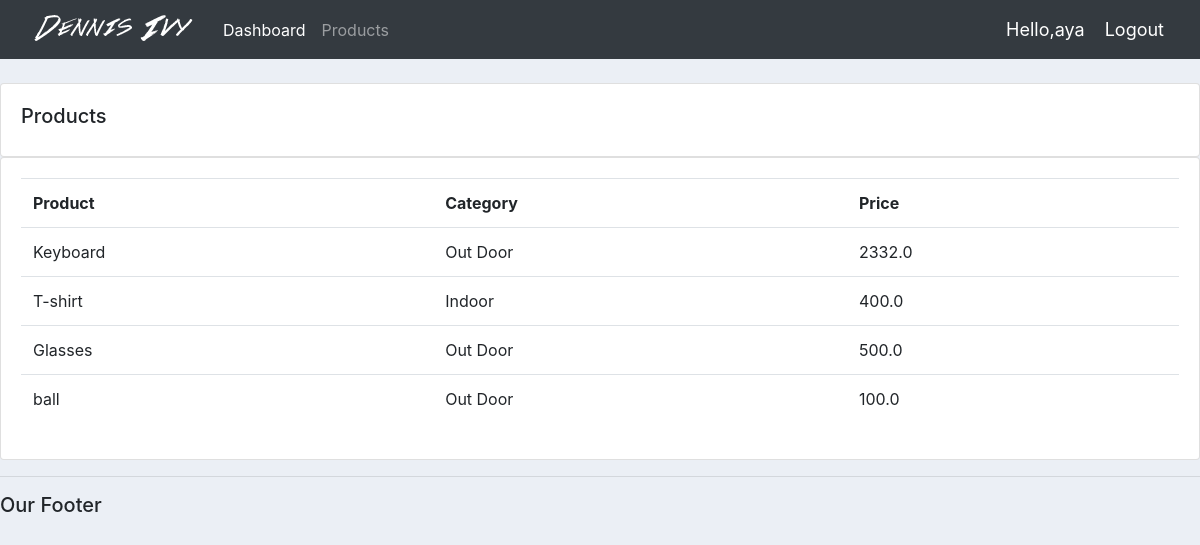
Screenshot of /products/ (signed in) with the database file from the repository.
### accounts/models.py (models this page shows)
class Products(models.Model):
    Category=(
        ('Indoor','Indoor'),
        ('Out Door','Out Door')
    )
    name=models.CharField(max_length=200,null=True)
    price=models.FloatField(null=True)
    category=models.CharField(choices=Category,max_length=200,null=True)
    description=models.CharField(max_length=200,null=True,blank=True)
    date_created=models.DateTimeField(auto_now_add=True)
    tag=models.ManyToManyField(Tag)
    def __str__(self):
        return self.name

### accounts/views.py (the view)
# urls.py: path('products/',views.products,name="products"),
@login_required(login_url='login')
def products(request):
    products=Products.objects.all()
    print(products)
    return render(request,'accounts/products.html',{'products':products})

### accounts/templates/accounts/products.html
{% extends 'accounts/main.html' %}
{% block content %}
<br>
		<div class="row">
			<div class="col-md">
				<div class="card card-body">
					<h5>Products</h5>
				</div>
				<div class="card card-body">
					<table class="table">
						<tr>
							<th>Product</th>
							<th>Category</th>
							<th>Price</th>
						</tr>
						{% for item in products %}
						     <tr>
								 <td>{{item.name}}</td>
								 <td>{{item.category}}</td>
								 <td>{{item.price}}</td>
						     </tr>
						{% endfor %}
					</table>
				</div>
			</div>
		</div>
{% endblock %}

### accounts/templates/accounts/navbar.html (shortened to what this page needs)
{% load static %}
<nav class="navbar navbar-expand-lg navbar-dark bg-dark">
  <img src="{% static 'images/logo.png'%}">
  <div class="collapse navbar-collapse" id="navbarNav">
    <ul class="navbar-nav">
      <li class="nav-item active">
        <a class="nav-link" href="#">Dashboard</span></a>
      </li>
      <li class="nav-item">
        <a class="nav-link" href="#">Products</a>
      </li>
    </ul>
  </div>
  <span class = "hello-msg">Hello,{{request.user}}</span>
  <span><a class ="hello-msg" href="{% url 'logout' %}">Logout</a></span>
</nav>

### static/css/main.css (style rules this page uses)
body { background-color: #ebeff5; }

### accounts/templates/accounts/navbar.html (style rules this page uses)
.hello-msg { font-size:18px; color:#fff; margin-right:20px; }

### rows the page displays
Products: name "Keyboard", category "Out Door", price "2332.0"
Products: name "T-shirt", category "Indoor", price "400.0"
Products: name "Glasses", category "Out Door", price "500.0"
Products: name "ball", category "Out Door", price "100.0"

### other values shown
{{ request.user }} "aya"
